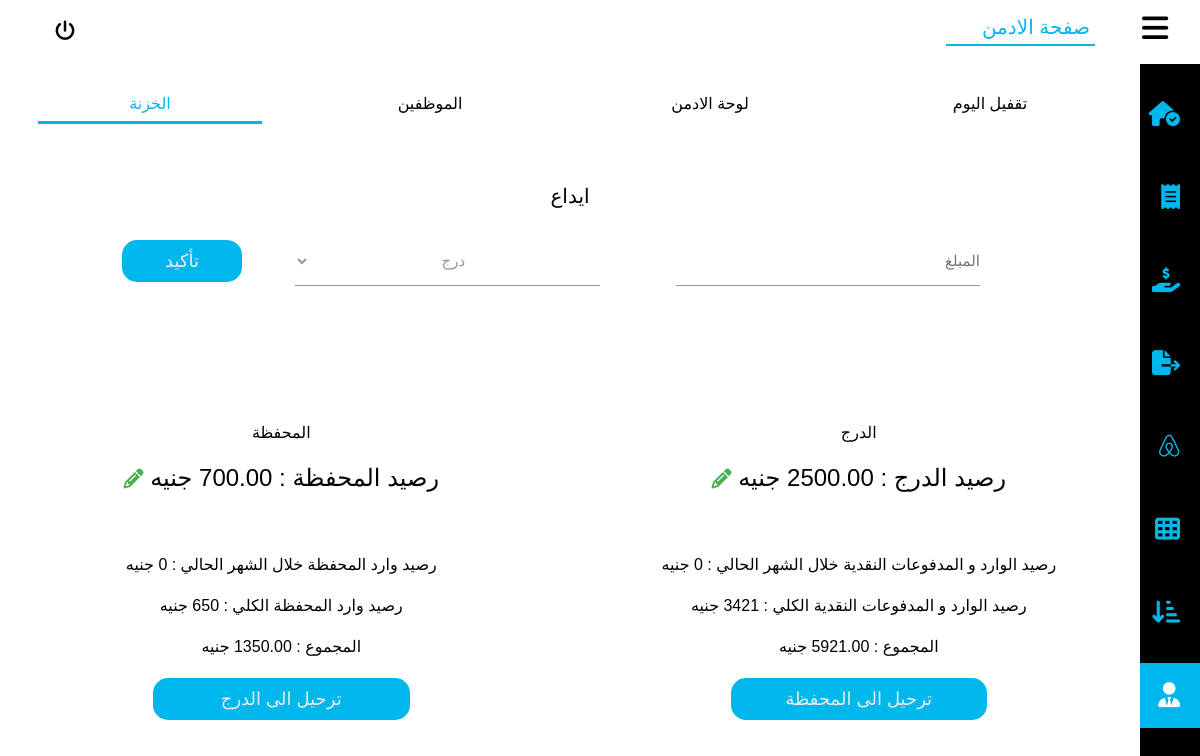
The page /safe on the database its author committed.
### user/models.py (models this page shows)
class Safe(models.Model):
    wallet = models.DecimalField(max_digits=10, decimal_places=2, default=0)
    cash = models.DecimalField(max_digits=10, decimal_places=2, default=0)
    @property
    def wallet_paid(self):
        sales_paid = Sale.objects.filter(method='محفظة').aggregate(total_paid=Sum('paid'))['total_paid'] or 0
        payments_paid = Payment.objects.filter(method='محفظة').aggregate(total_paid=Sum('paid_money'))['total_paid'] or 0
        return  sales_paid + payments_paid
    @property
    def cash_paid(self):
        sales_paid = Sale.objects.filter(method='نقدية').aggregate(total_paid=Sum('paid'))['total_paid'] or 0
        payments_paid = Payment.objects.filter(method='نقدية').aggregate(total_paid=Sum('paid_money'))['total_paid'] or 0
        return  sales_paid + payments_paid
    @property
    def wallet_total(self):
        wallet_sum = Sale.objects.filter(method='محفظة').aggregate(total_paid=Sum('paid'))['total_paid'] or 0
        payments_paid = Payment.objects.filter(method='محفظة').aggregate(total_paid=Sum('paid_money'))['total_paid'] or 0
        return wallet_sum + self.wallet + payments_paid
    @property
    def cash_total(self):
        cash_sum = Sale.objects.filter(method='نقدية').aggregate(total_paid=Sum('paid'))['total_paid'] or 0
        payments_paid = Payment.objects.filter(method='نقدية').aggregate(total_paid=Sum('paid_money'))['total_paid'] or 0
        return cash_sum + self.cash + payments_paid

### user/views.py (the view, shortened to what this page needs)
# urls.py: path('safe',views.safe, name='safe' ),
def safe(request):
    safe_instance = get_object_or_404(Safe, id=1)
    cash_month_sales = Sale.objects.filter(date__date=timezone.now().date(), method="نقدية").aggregate(Sum('paid'))['paid__sum'] or 0
    wallet_month_sales = Sale.objects.filter(date__date=timezone.now().date(), method="محفظة").aggregate(Sum('paid'))['paid__sum'] or 0
    cash_month_payment = Payment.objects.filter(date__date=timezone.now().date(), method="نقدية").aggregate(Sum('paid_money'))['paid_money__sum'] or 0
    wallet_month_payment = Payment.objects.filter(date__date=timezone.now().date(), method="محفظة").aggregate(Sum('paid_money'))['paid_money__sum'] or 0
    cash_month = cash_month_sales + cash_month_payment
    wallet_month = wallet_month_sales + wallet_month_payment
    context = {"safe": safe_instance, "cash_month": cash_month, "wallet_month": wallet_month}
    return render(request, "safe.html", context)

### templates/safe.html (shortened to what this page needs)
{% load static %}
<!DOCTYPE html>
<html lang="en">
<head>
    <link rel="stylesheet" href=" {% static "css/style.css" %} ">
    <link rel="stylesheet" href=" {% static "css/all.min.css" %} ">
    <link rel="stylesheet" href=" {% static "css/fontawesome.min.css" %} ">
</head>
<body>
    <header>
        <div class="main">
            <div class="minhead">
                <i class="fa-solid fa-bars" id="rightconexpend"></i>
            </div>
            <ul>
                <li class="selected"><a href="{% url "daycome" %}">صفحة الادمن</a></li>
            </ul>
        </div>
        <div class="username">
                <a href="{% url "logout" %}"><i class="fa-solid fa-power-off"></i></a>
        </div>
    </header>
    <div class="backcon">
        <div class="rightcon">
            <ul>
                <a href="{% url "home" %}">
                    <li>
                        <i class="fa-solid fa-house-circle-check"></i>
                    </li>
                </a>
                <a href= "{% url "sales" %}">
                    <li>
                        <i class="fa-solid fa-receipt"></i>
                    </li>
                </a>
                <a href="{% url "tempsales" %}">
                    <li>
                        <i class="fa-solid fa-hand-holding-dollar"></i>
                    </li>
                </a>
                <a href="{% url "loses" %}">
                    <li>
                        <i class="fa-solid fa-file-export"></i>
                    </li>
                </a>
                <a href="{% url "items" %}">
                    <li >
                        <i class="fa-brands fa-airbnb"></i>
                    </li>
                </a>
                <a href="{% url "profits" %}">
                    <li>
                        <i class="fa-solid fa-table-cells"></i>
                    </li>
                </a>
                <a href="{% url "shorts" %}">
                    <li>
                        <i class="fa-solid fa-arrow-down-short-wide"></i>
                    </li>
                </a>
                <a href="{% url "daycome" %}">
                    <li class="activeli">
                        <i class="fa-solid fa-user-tie"></i>
                    </li>
                </a>
            </ul>
        </div>
        <div class="leftcon">
            <div class="status">
                <ul class="secnav">
                    <li><a href="{% url "daycome" %}">تقفيل اليوم</a></li>
                    <li><a href="{% url "admin" %}">لوحة الادمن</a></li>
                    <li><a href="{% url "employees" %}">الموظفين</a></li>
                    <li class="active"><a href="{% url "safe" %}">الخزنة</a></li>
                </ul>
            </div>
            <div class="status">
            <h2>ايداع</h2>
            <form method="POST" class="addsell" style="width: 80%;">
                <div class="addinputs">
                    <input name='amount'  type="number" id="price" class="search_bar" min="0" required placeholder="المبلغ">
                    <select name="kind" id=""class="search_bar">
                        <option value="درج">درج</option>
                    </select>
                </div>
                <button name="deposit" class="sellbtn">تأكيد</button>
            </form>
        </div>
        <div style="display: flex;justify-content: space-around;align-items: center;flex-direction: row;height: 100%;width: 100%;gap: 15px;">
            <div class="leftsafecon">
                <h4>الدرج</h4>
                <h2>رصيد الدرج : <span>{{safe.cash}}</span> جنيه <button class="sellsup" id="sellsup" metadata='
                    <form method="post" action="{% url "safeUpdate" 1 %}" style="width: 100%;display: flex;align-items: center;justify-content: center;flex-direction: column;">
                        {% csrf_token %}
                        <h3 style="color:#3D4B64;">تعديل رصيد</h3>
                        <div class="addsell" style="align-items:center;justify-content: center;">
                            <div class="wraper">
                                <div class="second">
                                    <input value="{{safe.cash}}"  min="0" name="cash" type="number" id="search_bar" class="search_bar" required>
                                    <span>الرصيد</span>
                                </div>
                            </div>
                        </div>
                        <button name="cashUpdate" class="sellbtn">تعديل</button>
                    </form>
                    '><i class="fa-solid fa-pencil"></i></button></h2><br>
                <h4>رصيد الوارد  و المدفوعات النقدية خلال الشهر الحالي : <span>{{cash_month}}</span> جنيه </h4>
                <h4>رصيد الوارد و المدفوعات النقدية الكلي : <span>{{safe.cash_paid}}</span> جنيه </h4>
                <h4>المجموع : <span>{{safe.cash_total}}</span> جنيه </h4>
                <button name="addItem" id="sellsup" class="sellbtn" style="width: 50%;" metadata='
                <form method="post" action="" style="width: 100%;display: flex;align-items: center;justify-content: center;flex-direction: column;">
                    {% csrf_token %}
                    <h3 style="color:#3D4B64;">ترحيل الى المحفظة</h3>
                    <div class="addsell" style="align-items:center;justify-content: center;">
                    <div class="wraper">
                        <div class="second">
                            <input min="0" name="ctw" type="number" id="search_bar" class="search_bar" required>
                            <span>المبلغ</span>
                        </div>
                    </div>
                </div>
                <button name="cashToWallet" class="sellbtn">ترحيل</button>
                </form>'>ترحيل الى المحفظة</button>
            </div>
            <div class="rightsafecon">
                <h4>المحفظة</h4>
                <h2>رصيد المحفظة : <span>{{safe.wallet}}</span> جنيه <button class="sellsup" id="sellsup" metadata='
                    <form method="post" action="{% url "safeUpdate" 1 %}" style="width: 100%;display: flex;align-items: center;justify-content: center;flex-direction: column;">
                        {% csrf_token %}
                        <h3 style="color:#3D4B64;">تعديل رصيد</h3>
                        <div class="addsell" style="align-items:center;justify-content: center;">
                            <div class="wraper">
                                <div class="second">
                                    <input value="{{safe.wallet}}"  min="0" name="wallet" type="number" id="search_bar" class="search_bar" required>
                                    <span>الرصيد</span>
                                </div>
                            </div>
                        </div>
                        <button name="walletUpdate" class="sellbtn">تعديل</button>
                    </form>
                    '><i class="fa-solid fa-pencil"></i></button></h2><br>
                    <h4>رصيد وارد المحفظة خلال الشهر الحالي : <span>{{wallet_month}}</span> جنيه </h4>
                    <h4>رصيد وارد المحفظة الكلي : <span>{{safe.wallet_paid}}</span> جنيه </h4>
                    <h4>المجموع : <span>{{safe.wallet_total}}</span> جنيه </h4>
                <div style="display: flex;flex-direction: row;width: 100%;justify-content: space-around;align-items: center;">
                    <button name="" id="sellsup" class="sellbtn" style="width: 50%;" metadata='
                    <form method="post" action="" style="width: 100%;display: flex;align-items: center;justify-content: center;flex-direction: column;">
                        {% csrf_token %}
                        <h3 style="color:#3D4B64;">ترحيل الى الدرج</h3>
                        <div class="addsell" style="align-items:center;justify-content: center;">
                        <div class="wraper">
                            <div class="second">
                                <input min="0" name="wtc" type="number" id="search_bar" class="search_bar" required>
                                <span>المبلغ</span>
                            </div>
                        </div>
                    </div>
                    <button name="walletToCash" class="sellbtn">ترحيل</button>
                </form>'>ترحيل الى الدرج</button>
                </div>
            </div>
        </div>
    </div>
</body>
</html>

### rows shown on the page
Safe: cash "2500.00", cash_paid "3421", cash_total "5921.00", wallet "700.00", wallet_paid "650", wallet_total "1350.00"

### other values the page prints
{{ cash_month }} "0"
{{ wallet_month }} "0"
